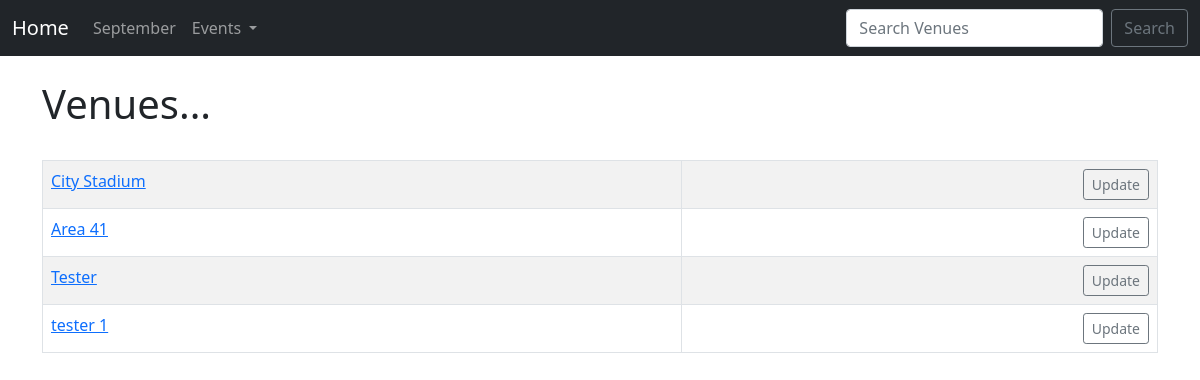
The app's page /list_venue with its own data.
### events/models.py (models this page shows)
class Venue(models.Model):#Venue table
    name = models.CharField('Venue Name', max_length = 120)
    address = models.CharField(max_length = 300)
    pin_code = models.CharField('Pin Code',max_length = 6)
    phone = models.CharField('Contact Phone', max_length = 10, blank=True)
    website = models.URLField('Website', blank = True)
    email = models.EmailField('Email', blank = True)
    def __str__(self):
        return self.name

### events/views.py (the view)
# urls.py: path('list_venue', views.list_venues, name='list-venues'),
def list_venues(request):
    venue_list = Venue.objects.all()
    return render(request, 'events/venue.html',
    {"venue_list" : venue_list,})

### events/templates/events/venue.html
{% extends 'events/base.html' %}
{% block content %}
    <h1>Venues...</h1>
    <br/>
    <table class="table table-striped table-hover table-bordered">
    {% for venue in venue_list %}
    <tr>
    <td>
        <a href="{% url 'show-venue' venue.id %}">{{ venue }}</a>
    </td>
    <td align="right">
        <a href="{% url 'update-venue' venue.id %}" class="btn btn-outline-secondary btn-sm">Update</a>
    </td>
    </tr>
    {% endfor %}
    </table>
{% endblock %}

### records on screen
Venue: name "City Stadium"
Venue: name "Area 41"
Venue: name "Tester"
Venue: name "tester 1"
